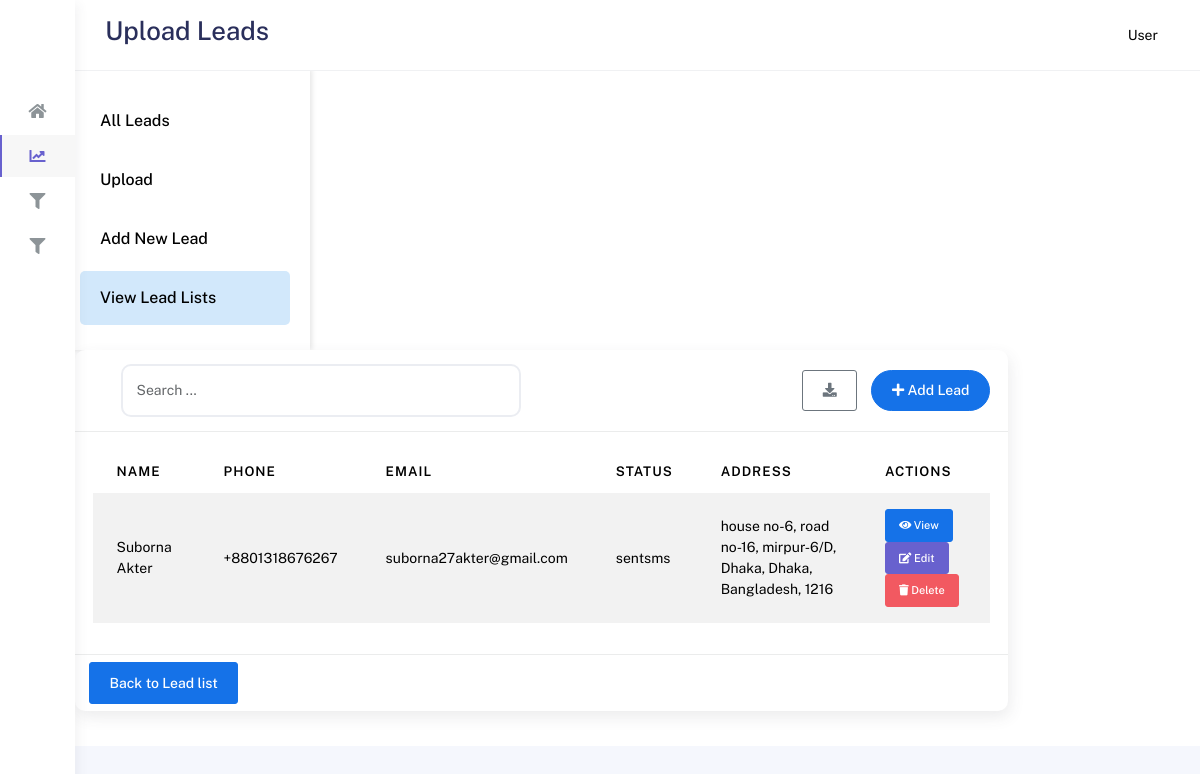
The page /leadlist/leads/2 on the database its author committed.
### app.py (models this page shows, shortened)
class Lead(db.Model):
    id = db.Column(db.Integer, primary_key=True)
    firstname = db.Column(db.String(50), nullable=False)
    lastname = db.Column(db.String(50), nullable=False)
    phone = db.Column(db.String(15), nullable=False)
    email = db.Column(db.String(120), nullable=False, unique=True)
    status = db.Column(db.String(20), nullable=False)
    address = db.Column(db.String(200), nullable=True)
    city = db.Column(db.String(200), nullable=True)
    state = db.Column(db.String(200), nullable=True)
    country = db.Column(db.String(200), nullable=True)
    zip = db.Column(db.String(200), nullable=True)
    properties = db.relationship('Property', backref='lead', lazy=True)
    lead_list_id = db.Column(db.Integer, db.ForeignKey('lead_list.id'), nullable=True)
    campaignid = db.Column(db.Integer, db.ForeignKey('campaign.id'), nullable=True)
    last_modified = db.Column(db.DateTime, nullable=False, default=datetime.utcnow, onupdate=datetime.utcnow)

### app.py (the view)
@app.route("/leadlist/leads/<int:lead_list_id>", methods=["GET"])
def view_lead_list(lead_list_id):
    lead_list = LeadList.query.get_or_404(lead_list_id)
    leads = Lead.query.filter_by(lead_list_id=lead_list.id).all()
    return render_template("viewlist.html", lead_list=lead_list, leads=leads)

### templates/viewlist.html (shortened to what this page needs)
<!DOCTYPE html>
<html lang="en">
  <head>
          <link rel="stylesheet" href="https://cdn.datatables.net/1.13.5/css/jquery.dataTables.min.css" />
<link rel="stylesheet" href="{{ url_for('static', filename='css/bootstrap.min.css') }}" />
<link rel="stylesheet" href="{{ url_for('static', filename='css/plugins.min.css') }}" />
<link rel="stylesheet" href="{{ url_for('static', filename='css/kaiadmin.min.css') }}" />
<link rel="stylesheet" href="{{ url_for('static', filename='css/main.css') }}" />
  </head>
  <body>
    <div class="wrapper sidebar_minimize">
      <div class="sidebar" data-background-color="light">
        <div class="sidebar-logo">
          <div class="logo-header" data-background-color="light">
          </div>
        </div>
        <div class="sidebar-wrapper scrollbar scrollbar-inner">
          <div class="sidebar-content">
            <ul class="nav nav-secondary">
              <li class="nav-item">
                <a href="/">
                  <i class="fas fa-home"></i>
                </a>
              </li>
               <li class="nav-item active">
                <a href="/analytics">
                <i class="fas fa-chart-line"></i>
                </a>
              </li>
              <li class="nav-item">
                <a href="/leads">
                <i class="fas fa-filter"></i>
                </a>
              </li>
              <li class="nav-item">
                <a href="/leads">
                <i class="fas fa-filter"></i>
                </a>
              </li>
            </ul>
          </div>
        </div>
      </div>
      <div class="main-panel">
        <div class="main-header">
          <nav
            class="navbar navbar-header navbar-header-transparent navbar-expand-lg border-bottom"
          >
            <div class="container-fluid">
              <nav
                class="navbar navbar-header-left navbar-expand-lg navbar-form nav-search p-0 d-none d-lg-flex"
              >
  {% block header_content %}
            <h2>Upload Leads</h2>
        {% endblock %}              </nav>
              <ul class="navbar-nav topbar-nav ms-md-auto align-items-center">
                <li class="nav-item topbar-user dropdown hidden-caret">
                  <a
                    class="dropdown-toggle profile-pic"
                    data-bs-toggle="dropdown"
                    href="#"
                    aria-expanded="false"
                  >
                    <div class="avatar-sm">
                    </div>
                    <span class="profile-username">
                    User
                    </span>
                  </a>
                </li>
              </ul>
            </div>
          </nav>
        </div>
        <div class="container">
          <div class="row">
              <aside class="sticky-aside col-md-2">
          <ul class="secondnav">
                <li class="item "><a href="/leads">All Leads</a></li>
        <li class="item "><a href="/upload">Upload</a></li>
        <li class="item"><a href="/add">Add New Lead</a></li>
                    <li class="item active"><a href="/lead-lists">View Lead Lists</a></li>
          </ul>
          </aside>
      <div class="col-md-10">
                        <div class="card">
                            <div class="card-header">
                                <div class="d-flex align-items-center">
                                    <input type="text" id="searchlead" placeholder="Search ..." class="searchlead form-control" />
                                    <button id="download-selected" class="btn btn-outline-secondary ms-auto">
                                        <i class="fas fa-download"></i>
                                    </button>
                                    <a href="{{ url_for('create_lead_list') }}" class="btn btn-primary btn-round ">
                                        <i class="fa fa-plus"></i> Add Lead
                                    </a>
                                </div>
                            </div>
              <div class="card-body">
                <div class="table-responsive">
                  <table id="leadListsTable" class="display table table-striped table-hover">
                    <thead>
                      <tr>
                      <th>Name</th>
                        <th>Phone</th>
                        <th>Email</th>
                        <th>Status</th>
                        <th>Address</th>
                        <th>Actions</th>
                      </tr>
                    </thead>
  <tbody>
                    {% for lead in leads %}
                    <tr>
                        <td>{{ lead.firstname }} {{ lead.lastname }}</td>
                        <td>{{ lead.phone }}</td>
                        <td>{{ lead.email }}</td>
                        <td>{{ lead.status }}</td>
                        <td>{{ lead.address }}, {{ lead.city }}, {{ lead.state }}, {{ lead.country }}, {{ lead.zip }}</td>
                        <td>
                            <a href="{{ url_for('leaddetails', lead_id=lead.id) }}" class="btn btn-primary btn-sm" title="View Lead">
                                <i class="fa fa-eye"></i> View
                            </a>
                            <a href="{{ url_for('edit_lead', lead_id=lead.id) }}" class="btn btn-secondary btn-sm" title="Edit Lead">
                                <i class="fa fa-edit"></i> Edit
                            </a>
                <form action="{{ url_for('remove_lead_from_list', lead_list_id=lead_list.id, lead_id=lead.id) }}" method="POST" style="display: inline;">
                                <button type="submit" class="btn btn-danger btn-sm" title="Delete Lead" onclick="return confirm('Are you sure?');">
                                    <i class="fa fa-trash"></i> Delete
                                </button>
                            </form>
                        </td>
                    </tr>
                    {% endfor %}
                </tbody>                  </table>
                </div>
              </div>
                          <div class="card-footer">
                            <a href="/lead-lists" class="btn btn-primary"> Back to Lead list</a>
                          </div>
                        </div>
                    </div>
          </div>
        </div>
      </div>
    </div>
  </body>
</html>

### static/css/main.css (style rules this page uses)
.sticky-aside { position: sticky; top: 0; width: 250px; background-color: #ffffff; padding: 20px; box-shadow: 2px 0 5px rgba(0, 0, 0, 0.1); }
.secondnav { list-style-type: none; padding: 0; margin: 0; }
.secondnav .item { margin: 5px 0; }
.secondnav .item a { display: block; color: #000000; text-decoration: none; font-weight: 500; font-size: 16px; padding: 15px 20px; }
.secondnav .item.active a { background-color: #d2e8fb; color: #000000; border-radius: 5px; }
.container { background-color: #ffffff !important; }
.searchlead { margin-left: 2rem; width: 400px; height: 3rem; padding: 1rem; border-radius: 10px; }

### rows shown on the page
Lead: firstname "Suborna", lastname "Akter", phone "+8801318676267", email "suborna27akter@gmail.com", status "sentsms", address "house no-6, road no-16, mirpur-6/D", city "Dhaka", state "Dhaka", country "Bangladesh", zip "1216"
